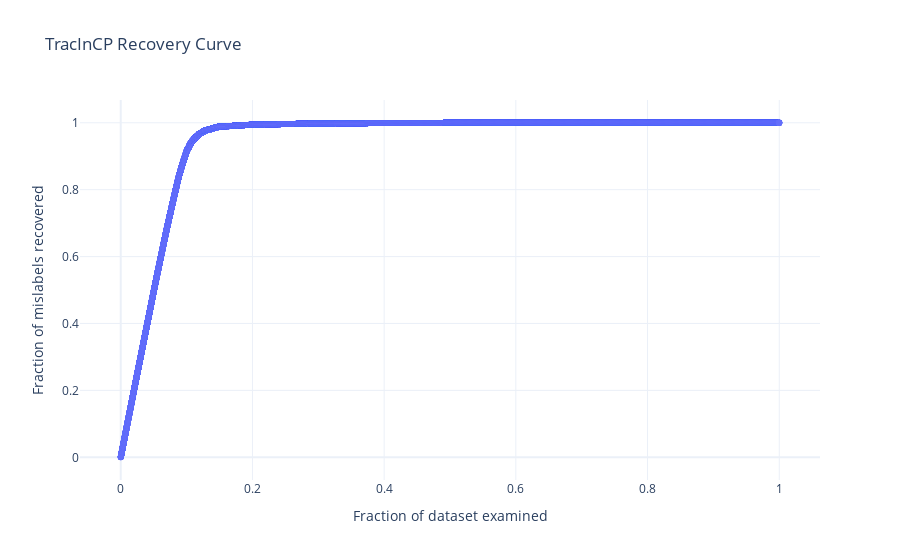

The cell this chart's notebook holds for it:
### Code cell
is_mislabeled = np.array(dataset['mislabeled'])

plot_recovery_curve(total_influence_mislabeled_dataset, is_mislabeled)

### Figure 1 — Plotly figure (JSON) as saved in the notebook; plotly's stock layout.template omitted (floating-point values rounded to 4 significant figures; data arrays with more than 128 entries replaced by an {"elided": "..."} marker saying what was removed)
{"data": [{"mode": "lines+markers", "name": "Recovery Curve", "type": "scatter", "x": {"elided": "50000 float values"}, "y": {"elided": "50000 float values"}}], "layout": {"title": {"text": "TracInCP Recovery Curve"}, "xaxis": {"title": {"text": "Fraction of dataset examined"}}, "yaxis": {"title": {"text": "Fraction of mislabels recovered"}}}}
